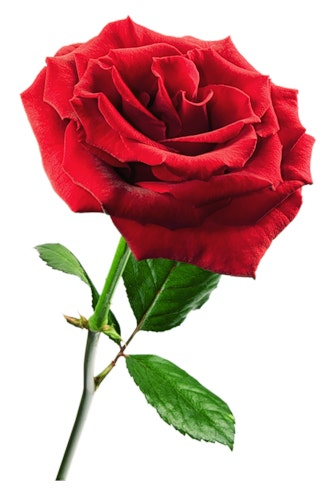
#> input picture sample.jpg, 333 x 500 px
$ python image_processing.py
#> lines starting #> are read from the running program, lines starting #| are printed output that depends on the picture; after the words box and inside, x2 and y2 are one past the last pixel; in counts of white or black regions, pixels touching at a corner belong together
import cv2
import numpy as np

# 이미지 불러오기
image = cv2.imread("sample.jpg")
#> image is the input picture: shape (500, 333, 3); mean B, G, R 167.5, 169.5, 209.9

# 이미지가 제대로 불러와졌는지 확인
if image is None:
    print("sample.jpg 파일을 찾을 수 없습니다.")
    exit()

# BGR 이미지를 HSV로 변환
hsv = cv2.cvtColor(image, cv2.COLOR_BGR2HSV)
#> hsv: shape (500, 333, 3); mean H, S, V 64.9, 84.8, 214

# 빨간색 범위 설정
lower_red1 = np.array([0, 120, 70])
upper_red1 = np.array([10, 255, 255])

lower_red2 = np.array([170, 120, 70])
upper_red2 = np.array([180, 255, 255])

# 빨간색 영역 검출
mask1 = cv2.inRange(hsv, lower_red1, upper_red1)
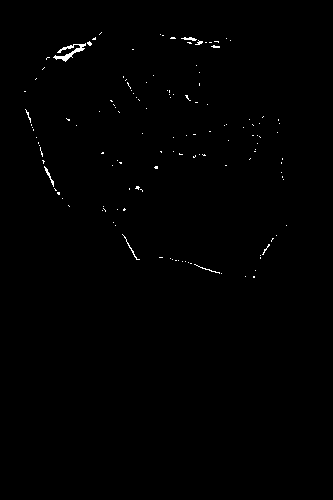
#> mask1: shape (500, 333); 0.45% white in thin lines or dots, all inside (x1, y1, x2, y2) = (24, 32, 287, 278)
mask2 = cv2.inRange(hsv, lower_red2, upper_red2)
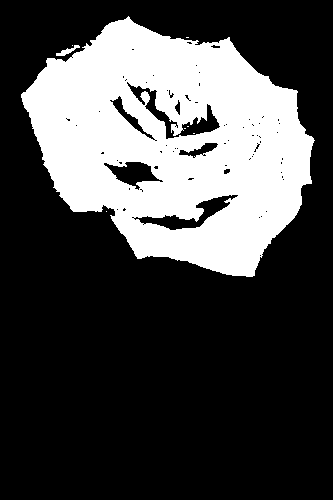
#> mask2: shape (500, 333); 28.4% white; 8 white regions (6 under 20 px), largest, box (x1, y1, x2, y2) and area: (21, 16, 315, 277) 47203, (56, 45, 80, 56) 97

# 두 마스크 합치기
mask = mask1 + mask2
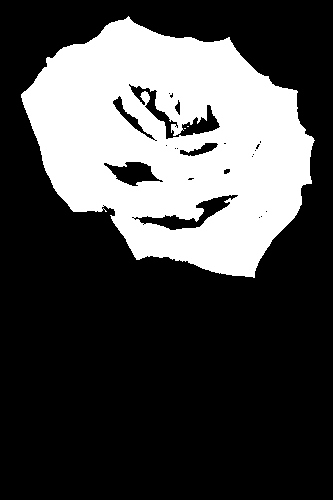
#> mask: shape (500, 333); 28.9% white; 3 white regions (2 under 20 px), largest, box (x1, y1, x2, y2) and area: (21, 16, 315, 278) 48062

# 빨간색 부분만 추출
result = cv2.bitwise_and(image, image, mask=mask)
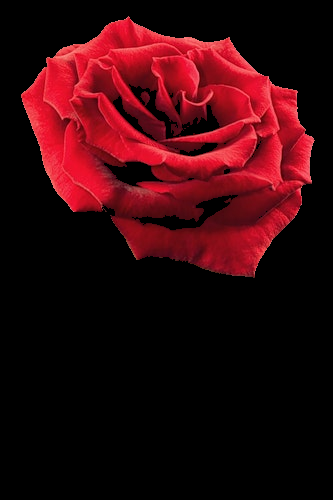
#> result: shape (500, 333, 3); mean B, G, R 11.5, 6.9, 49.9

# 결과 화면에 표시
cv2.imshow("Original", image)
cv2.imshow("Red Filtered", result)

cv2.waitKey(0)
cv2.destroyAllWindows()
